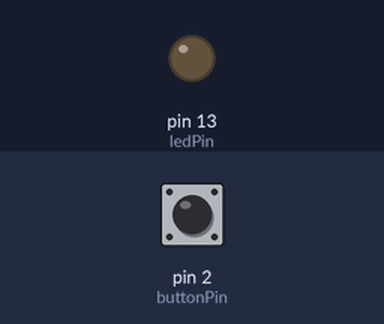
Simulated run of this sketch. Board: Arduino Uno, built with avr-gcc and run on an emulated ATmega328P. Shown: output pins drawn as LEDs (lit = HIGH). Inputs (shaded band) come from the test bench; at power-on: pin 2 (buttonPin) LOW.

Above: at 1.8 s.
1.9 s: pin 2 (buttonPin) pulled HIGH for 0.6 s
At 2.6 s:
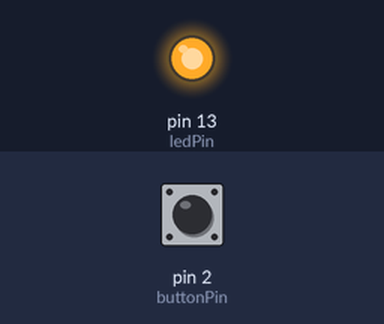
4.3 s: pin 2 (buttonPin) pulled HIGH for 3.2 s
At 8.8 s:
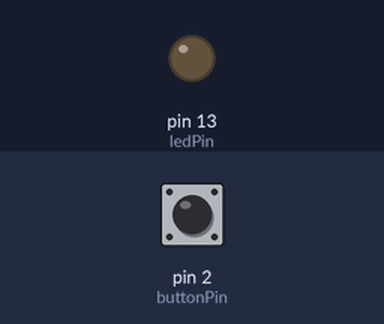
Timing chart, 0 to 10.3 s (numbered marks = the images above; inputs shaded):
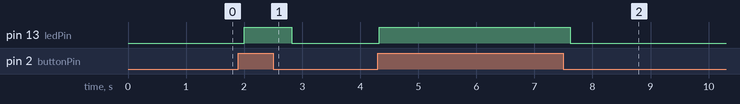

Measured:
- after the input at 1.9 s, pin 13 (ledPin): LOW → HIGH after 0.10 s, → LOW 0.82 s later
- after the input at 4.3 s, pin 13 (ledPin): LOW → HIGH at once, → LOW 3.3 s later

The sketch:

test_ir.ino
```cpp
#include <IRremote.h>

// Camera
IRsend irsend;

static const unsigned long SONY_SHUTTER = 0xB4B8F;
static const unsigned long SONY_SHUTTER_T2 = 0xECB8F;
static const unsigned long SONY_VIDEO = 0x12B8F;

static const unsigned long SONY_DISP = 0x28B8F;
static const unsigned long SONY_MENU = 0x1CB8F;
static const unsigned long SONY_MENU_UP = 0x5CB8F;
static const unsigned long SONY_MENU_DOWN = 0xDCB8F;
static const unsigned long SONY_MENU_RIGHT = 0xFCB8F;
static const unsigned long SONY_MENU_LEFT = 0x7CB8F;
static const unsigned long SONY_MENU_OK = 0x9CB91;

static const unsigned long SONY_ZOOM_PLUS = 0x52B8F;
static const unsigned long SONY_ZOOM_LESS = 0xD2B8F;

// Pinout
const int buttonPin = 2;
const int ledPin =  13;

void sendToSony(unsigned long hexCode)
{
    for (int i=0; i<3; i++)
    {
        irsend.sendSony(hexCode, 20);
        delay(40);
    }
}

void setup()
{
    // put your setup code here, to run once:

    // initialize the LED pin as an output:
    pinMode(ledPin, OUTPUT);
    // initialize the pushbutton pin as an input:
    pinMode(buttonPin, INPUT);
}

void loop()
{
    // put your main code here, to run repeatedly:

    // read the state of the pushbutton value:
    int buttonState = digitalRead(buttonPin);

    // check if the pushbutton is pressed. If it is, the buttonState is HIGH:
    if (buttonState == HIGH)
    {
        // turn LED on:
        digitalWrite(ledPin, HIGH);

        sendToSony(SONY_SHUTTER_T2);
    }
    else
    {
        // turn LED off:
        digitalWrite(ledPin, LOW);
    }

    delay(500);
}
```
